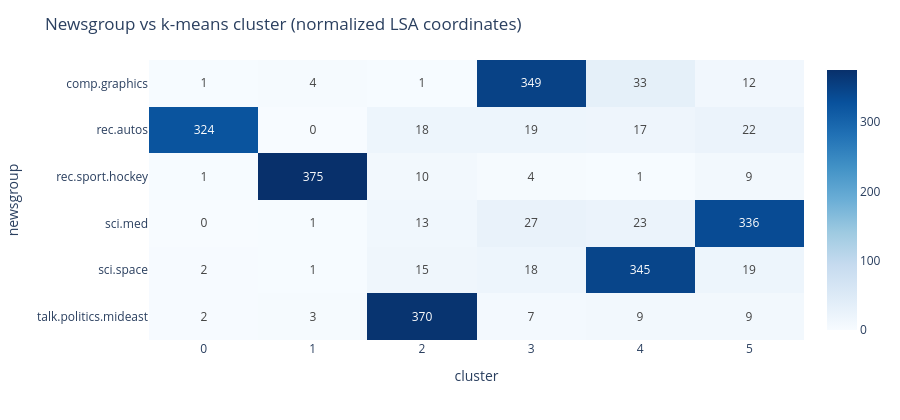

Notebook source saved alongside this figure:
### Markdown cell above
## Clustering in the topic space
A topic is a direction, not a group. To make groups, let's run a clustering on the topic coordinates.

11. Normalize the rows of `doc_topics` with `Normalizer()` (each message becomes a vector of length 1), then run `KMeans` with 6 clusters (`n_init=10`, `random_state=0`). Cross the clusters with the newsgroups, draw the heatmap and compute the purity. Compare with the purity of the same k-means without the `Normalizer`.

💡 Hint: after `Normalizer`, the distance between two messages only depends on the angle between them (their cosine similarity): k-means compares the *mix of topics* of the messages, not how long or how "ordinary" they are.

### Code cell
doc_topics_norm = Normalizer().fit_transform(doc_topics)
news["cluster"] = KMeans(n_clusters=6, n_init=10, random_state=0).fit_predict(doc_topics_norm)
table = pd.crosstab(news["newsgroup"], news["cluster"])
fig = px.imshow(table, text_auto=True, color_continuous_scale="Blues", aspect="auto")
fig.update_layout(title="Newsgroup vs k-means cluster (normalized LSA coordinates)", xaxis_title="cluster", height=420)
fig.show()
print(f"Purity with the Normalizer: {table.max().sum() / table.values.sum():.3f}")

raw_clusters = KMeans(n_clusters=6, n_init=10, random_state=0).fit_predict(doc_topics)
raw_table = pd.crosstab(news["newsgroup"], raw_clusters)
print(f"Purity without the Normalizer: {raw_table.max().sum() / raw_table.values.sum():.3f}")

### Figure 1 — Plotly figure (JSON) as saved in the notebook; plotly's stock layout.template omitted (floating-point values rounded to 4 significant figures)
{"data": [{"coloraxis": "coloraxis", "hovertemplate": "cluster: %{x}<br>newsgroup: %{y}<br>color: %{z}<extra></extra>", "name": "0", "texttemplate": "%{z}", "type": "heatmap", "x": [0, 1, 2, 3, 4, 5], "xaxis": "x", "y": ["comp.graphics", "rec.autos", "rec.sport.hockey", "sci.med", "sci.space", "talk.politics.mideast"], "yaxis": "y", "z": [[1, 4, 1, 349, 33, 12], [324, 0, 18, 19, 17, 22], [1, 375, 10, 4, 1, 9], [0, 1, 13, 27, 23, 336], [2, 1, 15, 18, 345, 19], [2, 3, 370, 7, 9, 9]]}], "layout": {"coloraxis": {"autocolorscale": false, "colorscale": [[0.0, "rgb(247,251,255)"], [0.125, "rgb(222,235,247)"], [0.25, "rgb(198,219,239)"], [0.375, "rgb(158,202,225)"], [0.5, "rgb(107,174,214)"], [0.625, "rgb(66,146,198)"], [0.75, "rgb(33,113,181)"], [0.875, "rgb(8,81,156)"], [1.0, "rgb(8,48,107)"]]}, "height": 420, "margin": {"t": 60}, "title": {"text": "Newsgroup vs k-means cluster (normalized LSA coordinates)"}, "xaxis": {"anchor": "y", "domain": [0.0, 1.0], "title": {"text": "cluster"}}, "yaxis": {"anchor": "x", "autorange": "reversed", "domain": [0.0, 1.0], "title": {"text": "newsgroup"}}}}
